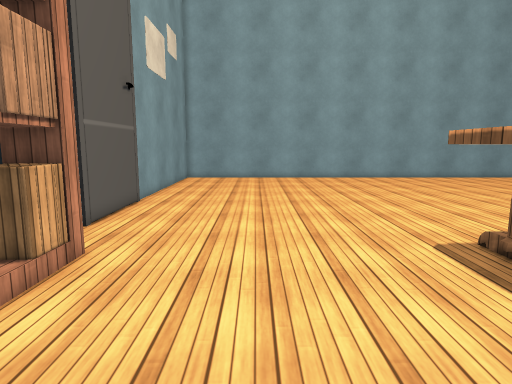
View 1 (above)

16 first-person views from a walk through a scene from a Unity 3-D project. The camera is 1.4 m above the floor, tilts 8° down and sees 75° across. The floor is counted in squares, 0.5 m on a side. Each view is taken from the middle of a square. On the plan, view 1 faces up. The plan holds only what a view shows up to about 20 squares ahead; the rest is blank. Some surface patterns are stand-ins.

View 2
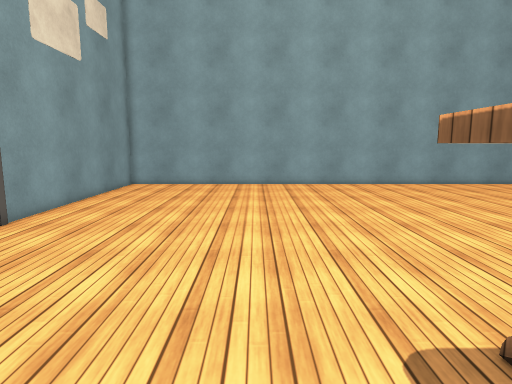

View 3
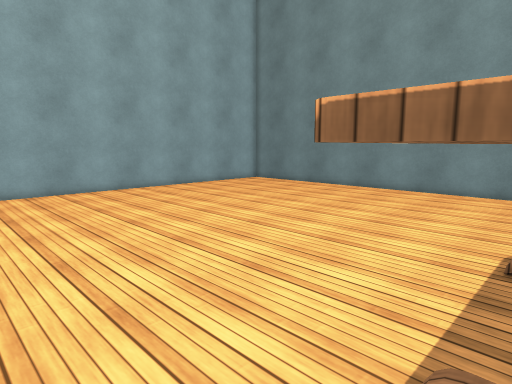

View 4
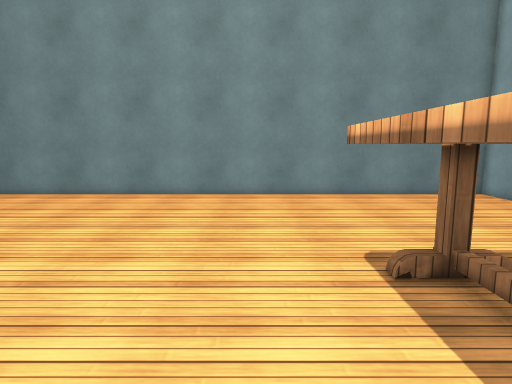

View 5
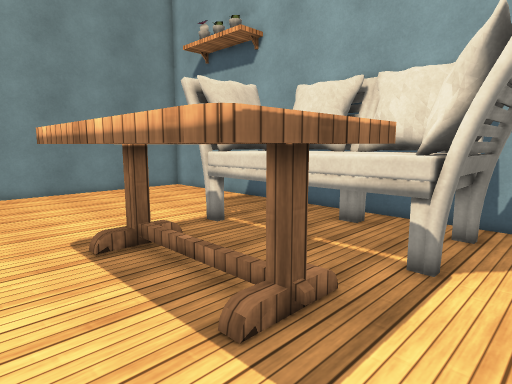

View 6
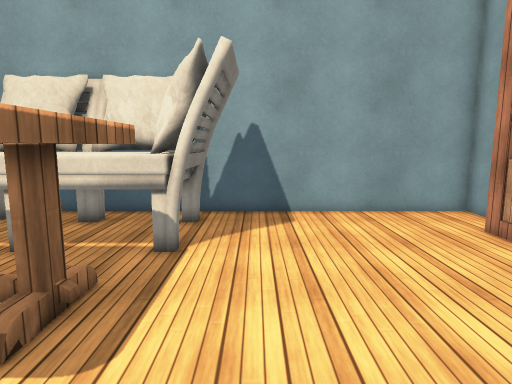

View 7
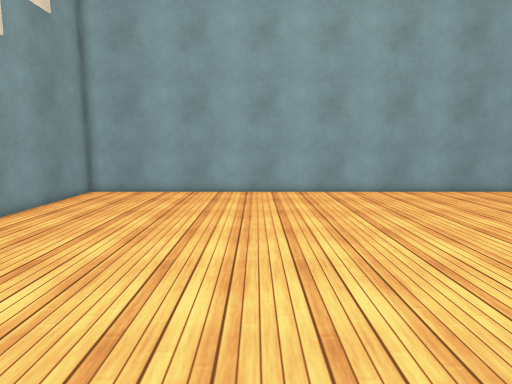

View 8
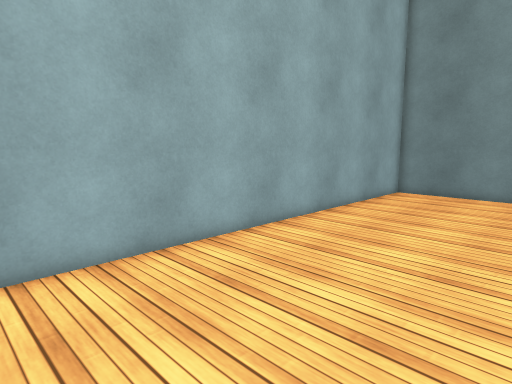

View 9
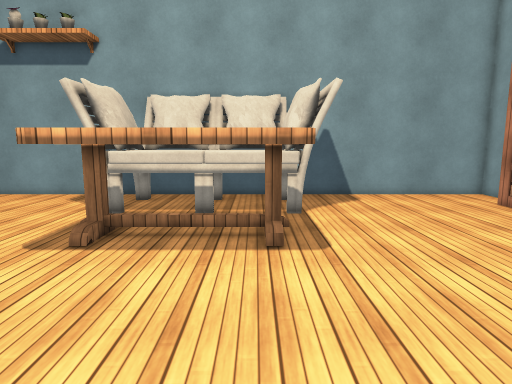

View 10
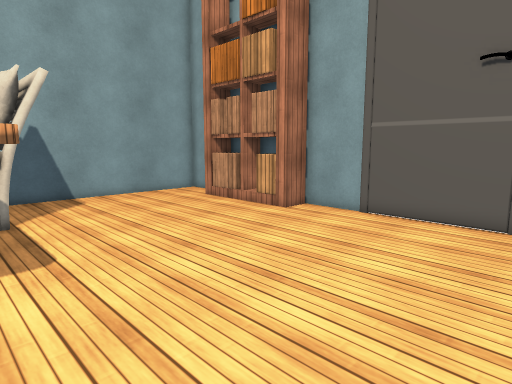

View 11
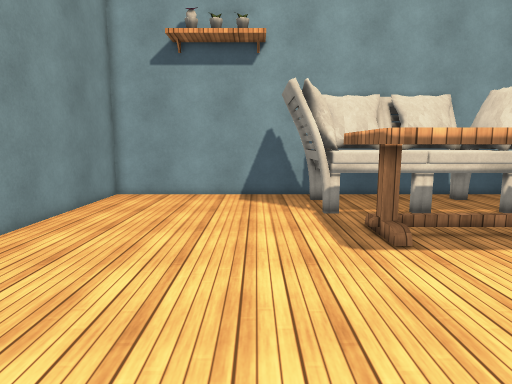

View 12
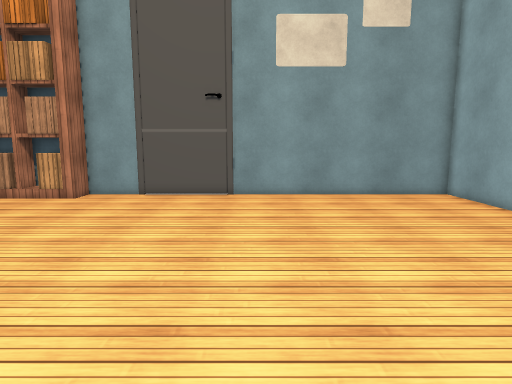

View 13
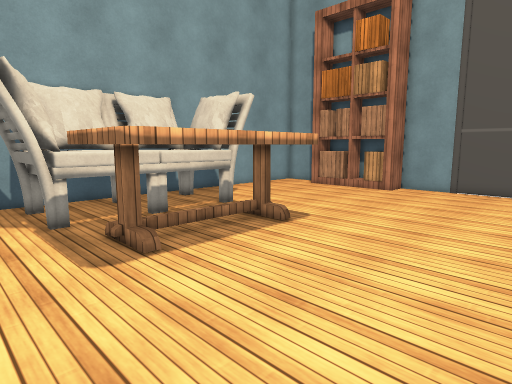

View 14
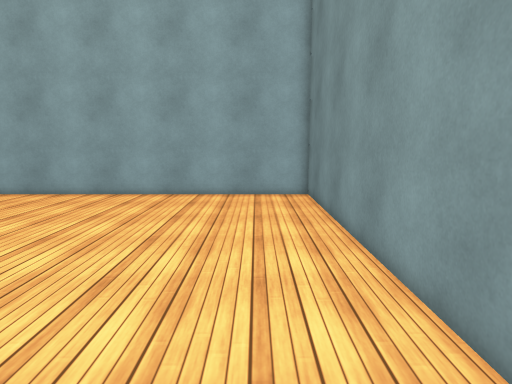

View 15
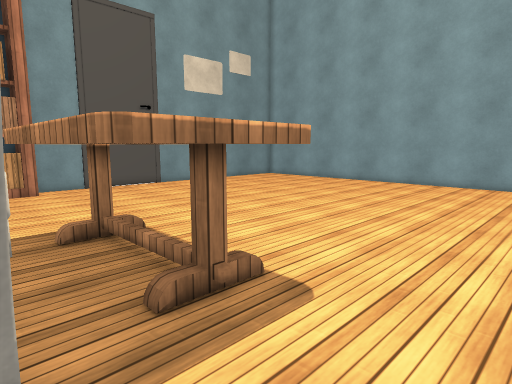

View 16
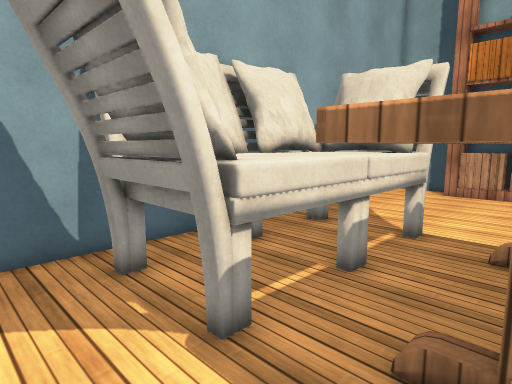

### Floor plan
Key: @ floor where view 1 was taken; # wall or solid block; . floor; T table; B bookshelf; O other object.
Columns run from 6 left of view 1 to 24 right of it. Each row starts with its distance up from view 1.
 29 ###############################
 28 #.............................#
 27 #.............................#
 26 #.............................#
 25 #.............................#
 24 #.............................#
 23 #.............................#
 22 #.............................#
 21 #.............................#
 20 #.............................#
 19 #.............................#
 18 #.............................#
 17 #.............................#
 16 #.............................#
 15 #.............................#
 14 #.............................#
 13 #.............................#
 12 #.............................#
 11 #.............................#
 10 #...........TTTTTTTT..........#
  9 #...........TTTTT TT..........#
  8 #BB.........TTTTTTTT..........#
  7 #B..........TT TT TT..........#
  6 #B..........TTTTTTTT..........#
  5 #B..........OOOOOOOO..........#
  4 #B.........OOOOOOOOOO.........#
  3 #B.........OOOOOOOOOO.........#
  2 #B.........OOOOOO  OO.........#
  1 #..........OOOOOOOOOO.........#
  0 #.....@....OOOOOOOOO..........#
 -1 ###############################

Where each view was taken, in squares from view 1:
view 1: 0 up, 0 right, facing up
view 2: 5 up, 3 right, facing up
view 3: 8 up, 3 right, facing up-right
view 4: 12 up, 5 right, facing right
view 5: 12 up, 3 right, facing down-right
view 6: 13 up, 3 right, facing down
view 7: 9 up, 4 right, facing up
view 8: 21 up, 4 right, facing up-right
view 9: 18 up, 7 right, facing down
view 10: 18 up, 7 right, facing down-left
view 11: 18 up, 16 right, facing down
view 12: 18 up, 13 right, facing left
view 13: 17 up, 16 right, facing down-left
view 14: 10 up, 21 right, facing up
view 15: 4 up, 17 right, facing up-left
view 16: 8 up, 16 right, facing down-left
